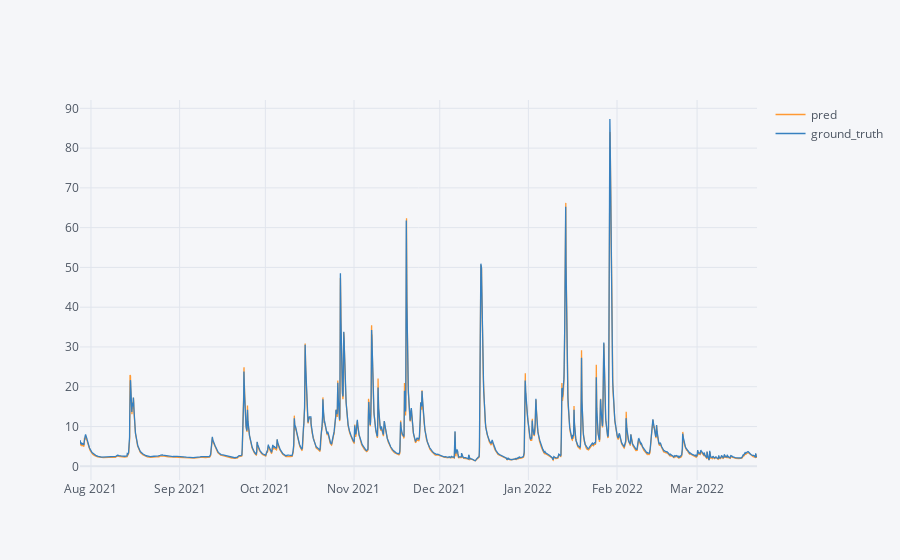

Notebook code cell kept with this figure:
### Code cell
import cufflinks as cf
from plotly.offline import init_notebook_mode, plot, iplot
init_notebook_mode(connected=True)
cf.go_offline()

model_3_history.iplot()

### Figure 1 — Plotly figure (JSON) as saved in the notebook; plotly's stock layout.template omitted (floating-point values rounded to 4 significant figures; data arrays with more than 128 entries replaced by an {"elided": "..."} marker saying what was removed)
{"data": [{"line": {"color": "rgba(255, 153, 51, 1.0)", "dash": "solid", "shape": "linear", "width": 1.3}, "mode": "lines", "name": "pred", "text": "", "type": "scatter", "x": {"elided": "5684 str values"}, "y": {"elided": "5684 float values"}}, {"line": {"color": "rgba(55, 128, 191, 1.0)", "dash": "solid", "shape": "linear", "width": 1.3}, "mode": "lines", "name": "ground_truth", "text": "", "type": "scatter", "x": {"elided": "5684 str values"}, "y": {"elided": "5684 float values"}}], "layout": {"legend": {"bgcolor": "#F5F6F9", "font": {"color": "#4D5663"}}, "paper_bgcolor": "#F5F6F9", "plot_bgcolor": "#F5F6F9", "title": {"font": {"color": "#4D5663"}}, "xaxis": {"gridcolor": "#E1E5ED", "showgrid": true, "tickfont": {"color": "#4D5663"}, "title": {"font": {"color": "#4D5663"}, "text": ""}, "zerolinecolor": "#E1E5ED"}, "yaxis": {"gridcolor": "#E1E5ED", "showgrid": true, "tickfont": {"color": "#4D5663"}, "title": {"font": {"color": "#4D5663"}, "text": ""}, "zerolinecolor": "#E1E5ED"}}}
